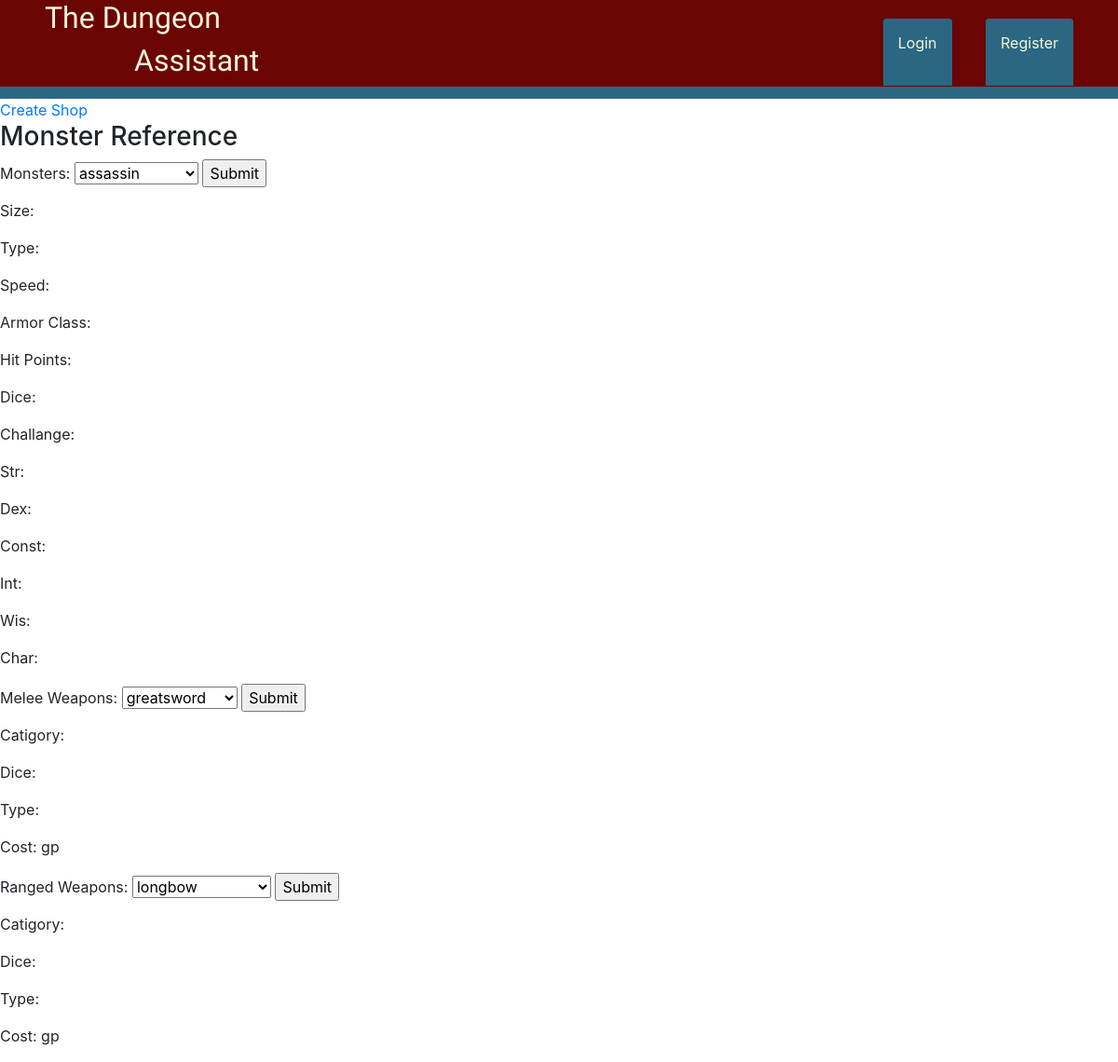
Page /reference on the earlier database version.
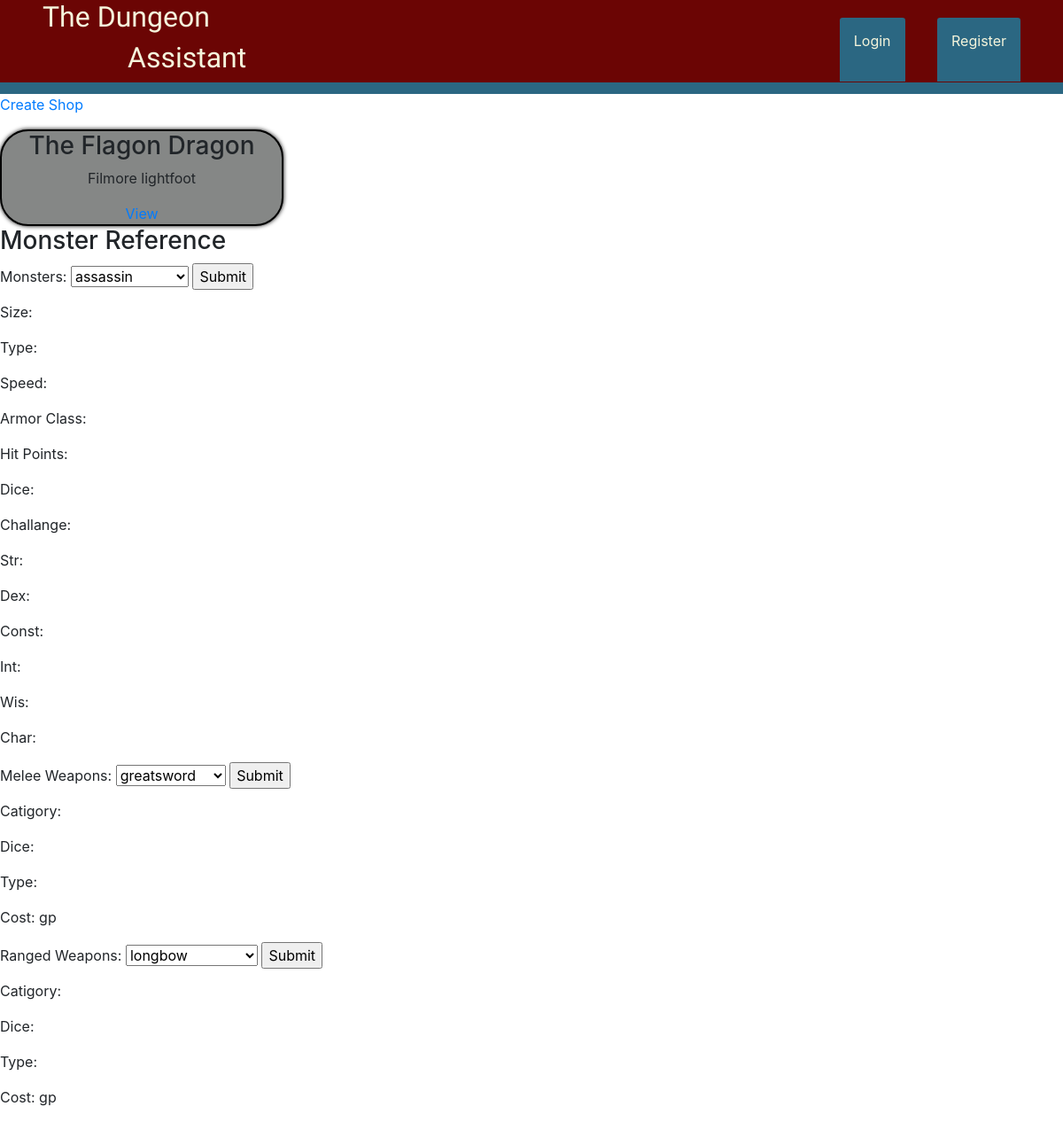
Same page on the later database version.
### the_assistant/models.py (models this page shows, shortened)
class Shop(db.Model):
    id = db.Column(db.Integer, primary_key=True)
    shop_name = db.Column(db.String(40), nullable=False)
    shop_owner = db.Column(db.String(40), nullable=False)
    inventory = db.Column(db.String(1225), nullable=False)
    user_id = db.Column(db.Integer, db.ForeignKey('user.id'), nullable=False)

### the_assistant/routes.py (the view, shortened to what this page needs)
@app.route('/reference', methods=['GET', 'POST'])
def reference():
    melee = ["greatsword", "longsword", "shortsword", "scimitar", "rapier", "dagger", "sickle",
            "handaxe","battleaxe", "greataxe", "light-hammer", "warhammer", "club", "greatclub",
            "flail", "glaive", "halberd", "spear", "lance", "pike", "war-pick", "trident", "javelin", "maul",
            "morningstar", "mace", "quarterstaff"]
    ranged = ["longbow", "shortbow", "crossbow-hand", "crossbow-light", "crossbow-heavy", "sling", "blowgun", "dart"]
    monsters = ["assassin", 'bandit', 'bandit-captain', 'black-bear', 'boar', 'bugbear', 'centaur', 'commoner', 'cult-fanatic',
                'cultist', 'dire-wolf', 'dryad', 'ghast', 'ghost', 'giant-rat', 'gnoll', 'goblin', 'gorgon', 'griffon',
                'guard', 'hawk', 'hobgoblin', 'hydra', 'knight', 'kobold', 'lich', 'lion', 'lizard', 'lizardfolk', 'mage',
                'medusa', 'mimic', 'minotaur', 'noble', 'ogre', 'orc', 'priest', 'rat', 'raven', 'riding-horse', 'roc',
                ]
    shops = Shop.query.all()
    wname = ''
    wcat = ''
    wdice = ''
    wdtype = ''
    wcost = ''
    rname = ''
    rcat = ''
    rdice = ''
    rdtype = ''
    rcost = ''
    mname = ''
    msize = ''
    mtype = ''
    mspeed = ''
    mac = ''
    mhp = ''
    mdice = ''
    mstr = ''
    mdex = ''
    mconst = ''
    mint = ''
    mwis = ''
    mchar = ''
    mchallenge = ''
    return render_template('references.html', title='References', shops=shops, range=ranged, melee=melee, monsters=monsters, wname=wname, wcat=wcat, wdice=wdice, wdtype= wdtype, wcost=wcost,
                           rname=rname, rcat=rcat, rdice=rdice, rdtype=rdtype, rcost=rcost, mname=mname,
                           msize=msize, mtype=mtype, mspeed=mspeed, mac=mac, mhp=mhp, mdice=mdice, mstr=mstr, mdex=mdex, mconst=mconst, mint=mint,
                           mwis=mwis, mchar=mchar, mchallenge=mchallenge)

### the_assistant/templates/references.html (shortened to what this page needs)
{% extends 'base.html' %}
{% block content %}
<section class="shop-list">
    <div class="create">
        <a href="{{ url_for('createshop') }}">Create Shop</a>
    </div>
    {% for shop in shops %}
            <div class="player-cards">
                <section class="char-name">
                    <h3>{{ shop.shop_name }}</h3>
                </section>
                <section class="owner">
                    <p>{{ shop.shop_owner }}</p>
                </section>
                <a href="{{ url_for('shop', shop_id=shop.id) }}">View</a>
            </div>
        {% endfor %}
</section>
<section>
    <div>
        <h3>Monster Reference</h3>
    </div>
    <div>
        <form id="form1" action="{{ url_for('reference') }}" method="POST" enctype="multipart/form-data">
            <label for="monster">Monsters:</label>
            <select id="monster-menu" name="monster">
                {% for monst in monsters %}
                <option value="{{ monst }}">{{ monst }}</option>
                {% endfor %}
            </select>
            <input type="submit" value="Submit">
        </form>
    </div>
    <div>
        <p>Size: {{ msize }}</p>
        <p>Type: {{ mtype }}</p>
        <p>Speed: {{ mspeed }}</p>
        <p>Armor Class: {{ mac }}</p>
        <p>Hit Points: {{ mhp }}</p>
        <p>Dice: {{ mdice }}</p>
        <p>Challange: {{ mchallenge }}</p>
        <div>
            <div>
                <p>Str: {{ mstr }}</p>
                <p>Dex: {{ mdex }}</p>
            </div>
            <div>
                <p>Const: {{ mconst }}</p>
                <p>Int: {{ mint }}</p>
            </div>
            <div>
                <p>Wis: {{ mwis }}</p>
                <p>Char: {{ mchar }}</p>
            </div>
        </div>
    </div>
</section>
<section class="weapons">
    <form id="form1" action="{{ url_for('reference') }}" method="POST" enctype="multipart/form-data">
        <label for='melee'>Melee Weapons:</label>
        <select id="melee-select" name="melee">
            {% for melees in melee %}
            <option value='{{melees}}'>{{melees}}</option>
            {% endfor %}
        </select>
        <input type="submit" value="Submit">
    </form>
    <section>
        <p>Catigory: {{ wcat }}</p>
        <p>Dice: {{ wdice }}</p>
        <p>Type: {{ wdtype }}</p>
        <p>Cost: {{ wcost }} gp</p>
    </section>
    <section id="ranged">
        <form id="form1" action="{{ url_for('reference') }}" method="POST" enctype="multipart/form-data">
            <label for="ranged">Ranged Weapons:</label>
            <select id="ranged-select" name="ranged">
                {% for ranged in range %}
                <option value="{{ ranged }}">{{ ranged }}</option>
                {% endfor %}
            </select>
            <input type="submit" value="Submit">
        </form>
        <section>
        <p>Catigory: {{ rcat }}</p>
        <p>Dice: {{ rdice }}</p>
        <p>Type: {{ rdtype }}</p>
        <p>Cost: {{ rcost }} gp</p>
        </section>
    </section>
</section>
{% endblock content %}

### the_assistant/templates/base.html (shortened to what this page needs)
<!DOCTYPE html>
<html lang="en">
<head>
    <link rel="stylesheet" href="https://maxcdn.bootstrapcdn.com/bootstrap/4.0.0/css/bootstrap.min.css">
</head>
<body>
    {% block header %}
    <section id="header">
        <section id='title-header'>
            <a href="{{ url_for('landing') }}"><h2 id="title-ln1">The Dungeon</h2>
            <h2 id="title-ln2">Assistant</h2></a>
        </section>
        <nav id="nav-section">
            {% if current_user.is_authenticated %}
            <a class="nav-btn" href="{{ url_for('spells') }}">Spells</a>
            <a class="nav-btn" href="{{ url_for('reference') }}">Reference</a>
            <a class="nav-btn" href="{{ url_for('battle') }}">Battle</a>
            <a class="nav-btn" href="{{ url_for('account') }}">Account</a>
            <a class="nav-btn" href="{{ url_for('logout') }}">Logout</a>
            {% else %}
            <a class="nav-btn" href="{{ url_for('login') }}">Login</a>
            <a class="nav-btn" href="{{ url_for('register') }}">Register</a>
            {% endif %}
        </nav>
    </section>
    <section class="header-border"></section>
    {% endblock header %}
    {% block content %}{% endblock content %}
</body>
</html>

### the_assistant/static/main.css (style rules this page uses)
* { margin: 0; }
#header { display: flex; justify-content: space-between; align-items: center; background-color: #6B0504; }
#nav-section { margin-right: 3rem; }
#title-header { margin-left: 3rem; }
#title-ln1 { color: beige; font-family: 'Rampart One', cursive; }
#title-ln2 { color: beige; font-family: 'Rampart One', cursive; margin-left: 6rem; }
.nav-btn { background-color: #2B6782; color: beige; border-top-left-radius: .2rem; border-top-right-radius: .2rem; margin-left: 2rem; padding-left: 1rem; padding-right: 1rem; padding-top: 1rem; padding-bottom: 2.25rem; }
.header-border { background-color: #2B6782; height: .8rem; }
.player-cards { display: flex; flex-direction: column; align-items: center; margin-top: 1rem; border: 2px solid black; border-radius: 2rem; background-color: #858786; width: 20rem; box-shadow: 0px 0px 5px black; }
.char-name { display: flex; justify-content: center; align-items: center; }

Differences in the rows shown:
added Shop: shop_name "The Flagon Dragon", shop_owner "Filmore lightfoot"
